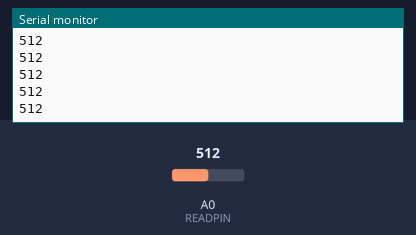
This sketch was run on a simulated Arduino Uno, built with avr-gcc and run on an emulated ATmega328P. Shown: the last lines printed to the serial monitor. The inputs (shaded band) are chosen by the test bench; at power-on: A0 (READPIN) = 512.

Above: at 1.2 s.
1.3 s: A0 (READPIN) set to 716
At 1.31 s:
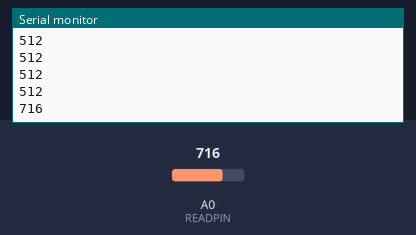
2.8 s: A0 (READPIN) set to 900
At 2.81 s:
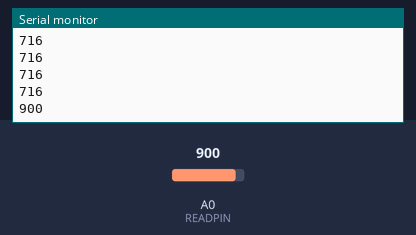
Timing chart, 0 to 5.8 s (numbered marks = the images above; inputs shaded):
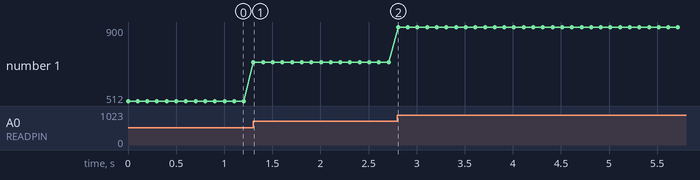

The sketch:

testingFloating.ino
```cpp
const int READPIN = A0;

void setup() {
  pinMode(READPIN, INPUT);
  // pinMode(READPIN, INPUT_PULLDOWN);
  Serial.begin(115200);//communication rate

}

void loop() {
  Serial.println(analogRead(READPIN));
  delay(100);
}
```

Measured:
- after the input at 1.3 s, the serial monitor: prints a new line at once (image 1)
- after the input at 2.8 s, the serial monitor: prints a new line at once (image 2)
- plotted number 1: 512 → 716 after the input at 1.3 s, 716 → 900 after the input at 2.8 s
